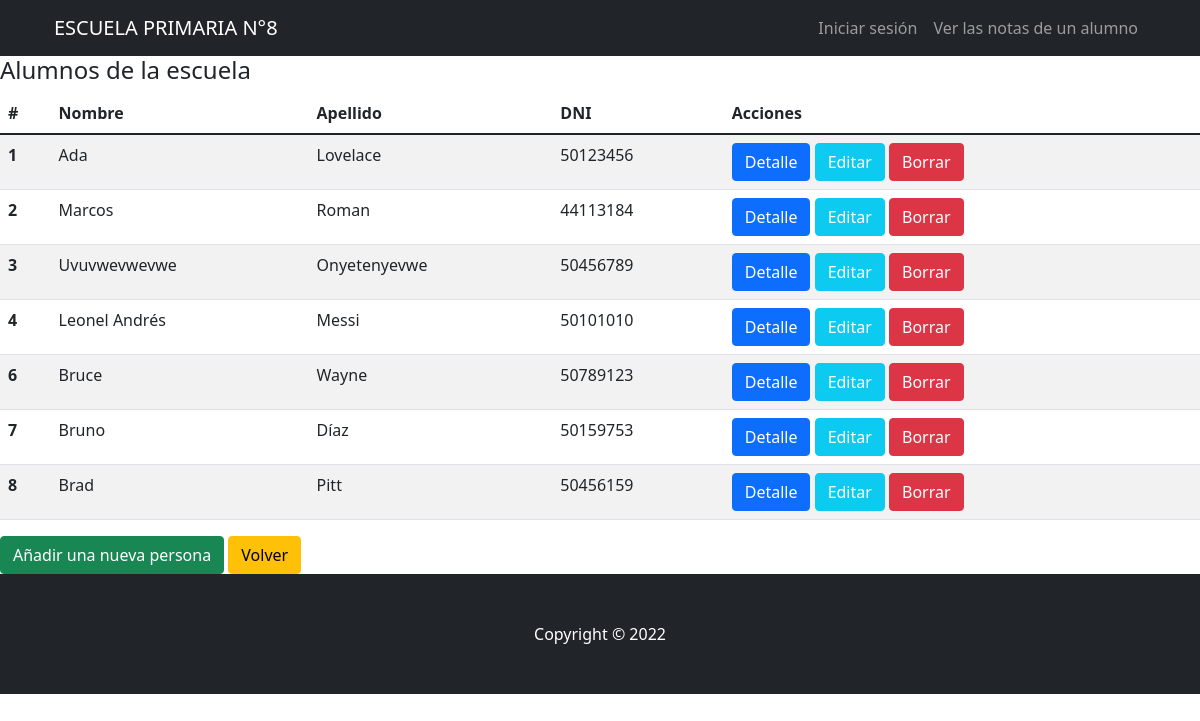
Page /AppZero/alumnos/lista on the committed database.
### AppZero/models.py (models this page shows, shortened)
class Alumno(models.Model):
    nombre=models.CharField(max_length=40)
    apellido=models.CharField(max_length=40)
    DNI = models.IntegerField()
    direccion=models.CharField(max_length=60, blank=True, null=True)
    telefono=models.IntegerField(blank=True, null=True)
    email=models.EmailField(blank=True, null=True)
    calificaciones = models.OneToOneField('Calificacion', null=True, on_delete=models.CASCADE, related_name='+' )
    curso = models.ForeignKey(Curso, on_delete=models.CASCADE)

### AppZero/views.py (the view)
# urls.py: path('alumnos/lista', views.AlumnosList.as_view(), name="AlumnosList"),
class AlumnosList(ListView):
    model = Alumno
    template_name = 'AppZero/Alumnos/alumnos_list.html'

### AppZero/Templates/AppZero/Alumnos/alumnos_list.html
{% extends "AppZero/padre.html" %}
{% load static %}
{% block contenidoAdicional %}
<h4>Alumnos de la escuela</h4>
<table class="table table-striped">
    <thead>
      <tr>
        <th scope="col">#</th>
        <th scope="col">Nombre</th>
        <th scope="col">Apellido</th>
        <th scope="col">DNI</th>
        <th scope="col">Acciones</th>
      </tr>
    </thead>
    <tbody>
    {% for alumno in object_list %}
      <tr>
        <th scope="row">{{alumno.id}}</th>
        <td>{{alumno.nombre}}</td>
        <td>{{alumno.apellido}}</td>
        <td>{{alumno.DNI}}</td>
        <td>
            <a class="btn btn-primary" href="{% url 'AlumnosDetail' alumno.id %}">Detalle</a>
            <a class="btn btn-info text-white" href="{% url 'AlumnosUpdate' alumno.id %}">Editar</a>
            <a class="btn btn-danger" href="{% url 'AlumnosDelete' alumno.id %}">Borrar</a>
        </td>
      </tr>
    {% endfor %}
    </tbody>
  </table>
  <a class="btn btn-success" href="{% url 'AlumnosCreate' %}">Añadir una nueva persona</a>
  <a class="btn btn-warning" href="javascript:history.back()">Volver</a>
{% endblock %}

### rows in the picture
Alumno: id "1", nombre "Ada", apellido "Lovelace", DNI "50123456"
Alumno: id "2", nombre "Marcos", apellido "Roman", DNI "44113184"
Alumno: id "3", nombre "Uvuvwevwevwe", apellido "Onyetenyevwe", DNI "50456789"
Alumno: id "4", nombre "Leonel Andrés", apellido "Messi", DNI "50101010"
Alumno: id "6", nombre "Bruce", apellido "Wayne", DNI "50789123"
Alumno: id "7", nombre "Bruno", apellido "Díaz", DNI "50159753"
Alumno: id "8", nombre "Brad", apellido "Pitt", DNI "50456159"
